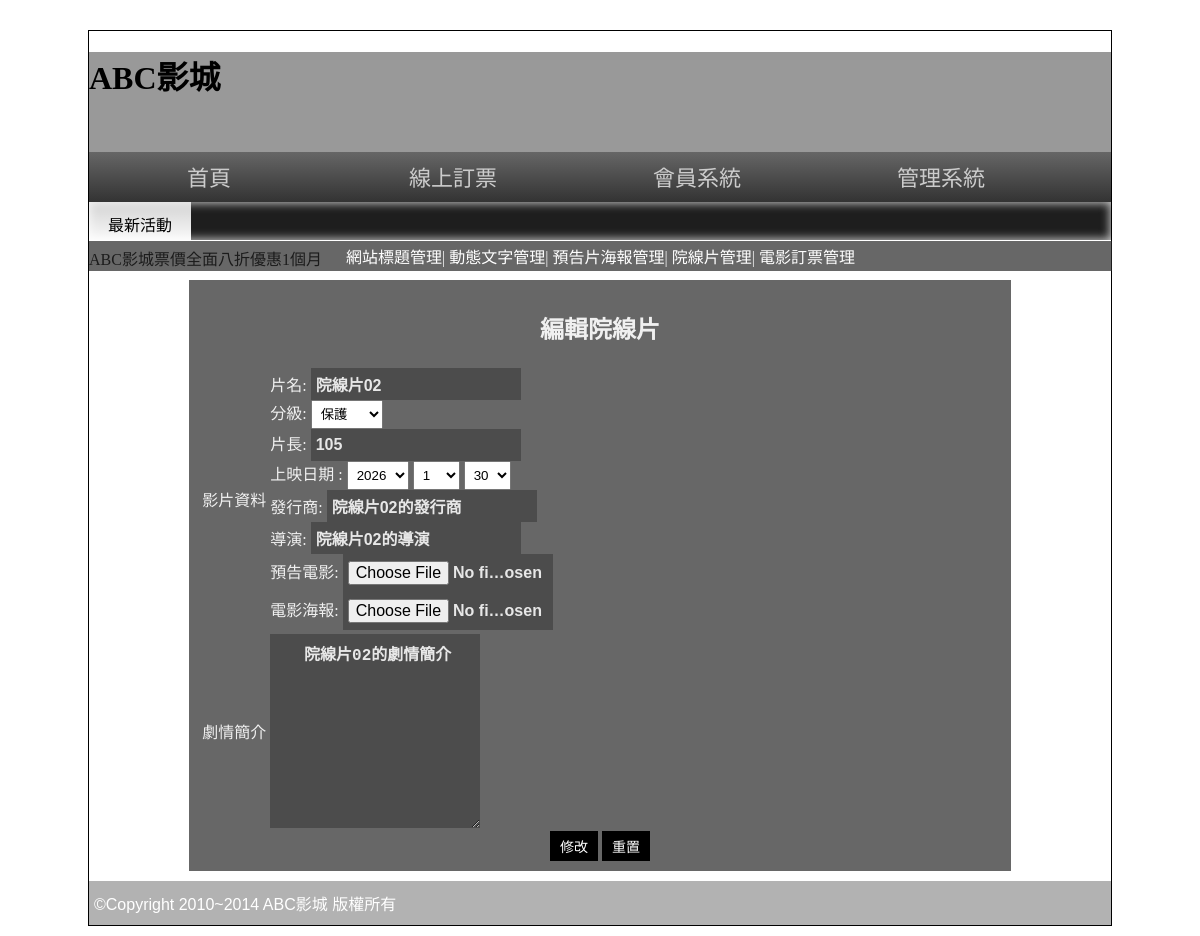
Page /back.php?do=edit_movie&id=2 (signed in) on the committed database.
### tables this page shows
CREATE TABLE `movie` (
  `id` int(10) NOT NULL,
  `name` text NOT NULL,
  `level` int(1) NOT NULL,
  `long_time` int(10) NOT NULL,
  `date` date NOT NULL,
  `pub` text NOT NULL,
  `dir` text NOT NULL,
  `pre` text NOT NULL,
  `poster` text NOT NULL,
  `rank` int(10) NOT NULL,
  `sh` int(1) NOT NULL,
  `intro` text NOT NULL
);

### api/db.php (called while the page is built, shortened)
<?php
class DB{
    private $dsn = "mysql:host=localhost;dbname=db03_1;charset=utf8;";
    private $pdo;
    private $table;
    function __construct($table){
        $this->table = $table;
        $this->pdo = new PDO($this->dsn,'root','');
    }
    function find($id){
        $sql = "SELECT * FROM `{$this->table}` ";
        if (isset($id)) {
            if (is_array($id)) {
                $tmp = $this->array_to_sql($id);
                $sql .= " WHERE " . join(" AND ", $tmp);
            }else{
                $sql .= " WHERE `id` = '{$id}'" ;
            }
        }
        return $this->pdo->query($sql)->fetch(PDO::FETCH_ASSOC);
    }
}
$Movie = new DB('movie');
?>

### back/edit_movie.php (the view, shortened to what this page needs)
<?php
    $movie=$Movie->find($_GET['id']);
    $date = explode('-',$movie['date']);
    $y = (int)$date[0];
    $m = (int)$date[1];
    $d = (int)$date[2];
?>
<div class="rb tab">
    <h2 class="ct">編輯院線片</h2>
    <form action="./api/save_movie.php" method="post" enctype="multipart/form-data">
    <table>
        <tr>
            <td>影片資料</td>
            <td>
                <div>
                    <label for="">片名: </label>
                    <input type="text" name="name" value="<?=$movie['name']?>">
                </div>
                <div>
                    分級: <label for=""></label>
                    <select name="level" id="">
                        <option value="3"  <?=($movie['level'] == 3)?"selected":""?>>保護</option>
                    </select>
                </div>
                <div>
                    <label for="">片長:</label>
                    <input type="text" name="long_time" value="<?=$movie['long_time']?>">
                </div>
                <div>
                    <label for="">上映日期 : </label>
                    <select name="y" id="">
                        <option value="2026"  <?=(2026== $y)?"selected":""?>>2026</option>
                    </select>
                    <select name="m" id="">
                        <?php
                            for ($i=1; $i < 13; $i++) {
                                $selected = ($i == $m) ?"selected":"";
                                echo "<option value=\"$i\" $selected>$i</option>";
                            }
                        ?>
                    </select>
                    <select name="d" id="">
                        <?php
                            for ($i=1; $i <= 31; $i++) {
                                $selected = ($i == $d) ?"selected":"";
                                echo "<option value=\"$i\" $selected>$i</option>";
                            }
                        ?>
                    </select>
                </div>
                <div>
                     <label for="">發行商:</label>
                    <input type="text" name="pub" value="<?=$movie['pub']?>">
                </div>
                <div>
                    <label for="">導演: </label>
                    <input type="text" name="dir" value="<?=$movie['dir']?>">
                </div>
                <div>
                     <label for="">預告電影:</label>
                    <input type="file" name="pre">
                </div>
                <div>
                     <label for="">電影海報:</label>
                     <input type="file" name="poster">
                </div>
            </td>
        </tr>
        <tr>
            <td>劇情簡介</td>
            <td>
                <textarea name="intro" id="" cols="10" rows="10"> <?=$movie['intro']?></textarea>
            </td>
        </tr>
    </table>
    <div class="ct">
        <input type="submit" value="修改">
        <input type="reset" value="重置">
    </div>
</form>
</div>

### css/css.css (style rules this page uses)
body { background:url(../icon/b.png); font-family:微軟正黑體; }
select,select option { padding:5px; }
input[type='text'],input[type='file'],input[type='password'],textarea,.button { width:200px; font-size:16px; padding:7px 5px 7px 5px; background:#4C4C4C; color:#E7E7E7; border:none; font:Open Sans,'微軟正黑體'; font-weight:600; }
input[type='button'],input[type='submit'],input[type='reset'],button,.button { padding: 5px 10px; background:#000; color:#fff; border:none; cursor:pointer; font-size:14px; text-decoration:none; }
.ct { text-align:center; }
.rb { background:rgba(39,39,39,0.7); color:rgba(255,255,255,0.9); }
.tab { width:80%; display:block; margin-left:auto; margin-right:auto; min-height:100px; padding:10px; }

### rows in the picture
movie: name "院線片02", level "保護", long_time "105", y "2026", pub "院線片02的發行商", dir "院線片02的導演", intro "院線片02的劇情簡介"

### other values in the picture
form field m "1"
form field d "30"
